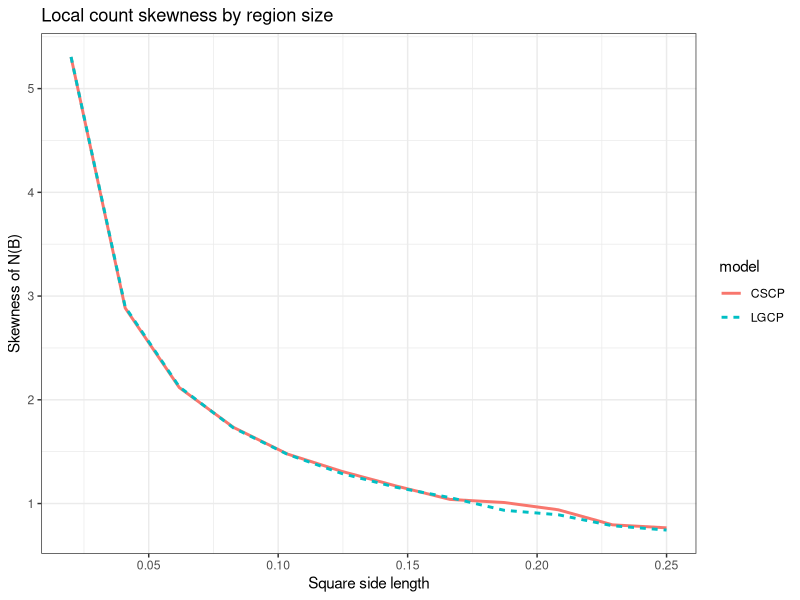

The R source for this figure:
## ---- chunk 1
# Local aggregate moment comparison for LGCP vs shifted CSCP
dist2d <- function(x, y) {
  sqrt((x[1] - y[1])^2 + (x[2] - y[2])^2)
}

sample_square <- function(n, ell) {
  cbind(runif(n, 0, ell), runif(n, 0, ell))
}

# Pair correlation functions
g_lgcp <- function(r, phi, s) {
  exp(log(1 + phi) * exp(-r / s))
}

g_cscp <- function(r, phi, s) {
  1 + phi * exp(-2 * r / s)
}

# Third-order product density ratios g3
g3_lgcp <- function(r12, r13, r23, phi, s) {
  c <- log(1 + phi)
  exp(c * exp(-r12 / s) +
      c * exp(-r13 / s) +
      c * exp(-r23 / s))
}

g3_cscp <- function(r12, r13, r23, phi, s) {
  rho12 <- exp(-r12 / s)
  rho13 <- exp(-r13 / s)
  rho23 <- exp(-r23 / s)

  1 +
    phi * (rho12^2 + rho13^2 + rho23^2) +
    2 * sqrt(2) * phi^(3/2) * rho12 * rho13 * rho23
}

# Monte Carlo moments of A(B)
mc_moments_A <- function(model = c("LGCP", "CSCP"),
                         ell,
                         lambda,
                         phi,
                         s,
                         n_mc = 20000) {
  model <- match.arg(model)

  area <- ell^2

  # First moment
  EA <- lambda * area

  # Second moment via E[g(U,V)]
  UV <- sample_square(2 * n_mc, ell)
  U <- UV[1:n_mc, , drop = FALSE]
  V <- UV[(n_mc + 1):(2 * n_mc), , drop = FALSE]

  rUV <- sqrt((U[,1] - V[,1])^2 + (U[,2] - V[,2])^2)

  g_vals <- if (model == "LGCP") {
    g_lgcp(rUV, phi = phi, s = s)
  } else {
    g_cscp(rUV, phi = phi, s = s)
  }

  EA2 <- lambda^2 * area^2 * mean(g_vals)
  VarA <- EA2 - EA^2

  # Third moment via E[g3(U,V,W)]
  XYZ <- sample_square(3 * n_mc, ell)
  X <- XYZ[1:n_mc, , drop = FALSE]
  Y <- XYZ[(n_mc + 1):(2 * n_mc), , drop = FALSE]
  Z <- XYZ[(2 * n_mc + 1):(3 * n_mc), , drop = FALSE]

  r12 <- sqrt((X[,1] - Y[,1])^2 + (X[,2] - Y[,2])^2)
  r13 <- sqrt((X[,1] - Z[,1])^2 + (X[,2] - Z[,2])^2)
  r23 <- sqrt((Y[,1] - Z[,1])^2 + (Y[,2] - Z[,2])^2)

  g3_vals <- if (model == "LGCP") {
    g3_lgcp(r12, r13, r23, phi = phi, s = s)
  } else {
    g3_cscp(r12, r13, r23, phi = phi, s = s)
  }

  EA3 <- lambda^3 * area^3 * mean(g3_vals)

  list(
    mean_A = EA,
    var_A  = VarA,
    EA2    = EA2,
    EA3    = EA3
  )
}

# Convert aggregate moments to count moments for N(B)
moments_N_from_A <- function(mean_A, var_A, EA2, EA3) {
  # For a Poisson mixture:
  # E[N]   = E[A]
  # E[N^2] = E[A^2] + E[A]
  # E[N^3] = E[A^3] + 3E[A^2] + E[A]

  EN  <- mean_A
  EN2 <- EA2 + mean_A
  EN3 <- EA3 + 3 * EA2 + mean_A

  VarN <- EN2 - EN^2

  mu3 <- EN3 - 3 * EN * EN2 + 2 * EN^3
  skewN <- mu3 / (VarN^(3/2))

  list(
    mean_N = EN,
    var_N = VarN,
    skew_N = skewN
  )
}
## ---- chunk 2
library(dplyr)
library(purrr)
library(ggplot2)

lambda <- 100
phi    <- 1.5
s_cscp <- 0.05
s_lgcp <- 0.68 * s_cscp   # or whatever matched scale you want

ell_grid <- seq(0.02, 0.25, length.out = 12)

out <- map_dfr(ell_grid, function(ell) {
  A_lgcp <- mc_moments_A("LGCP", ell, lambda, phi, s_lgcp, n_mc = 10000)
  A_cscp <- mc_moments_A("CSCP", ell, lambda, phi, s_cscp, n_mc = 10000)

  N_lgcp <- moments_N_from_A(A_lgcp$mean_A, A_lgcp$var_A, A_lgcp$EA2, A_lgcp$EA3)
  N_cscp <- moments_N_from_A(A_cscp$mean_A, A_cscp$var_A, A_cscp$EA2, A_cscp$EA3)

  bind_rows(
    tibble(
      ell = ell,
      model = "LGCP",
      mean_N = N_lgcp$mean_N,
      var_N  = N_lgcp$var_N,
      skew_N = N_lgcp$skew_N
    ),
    tibble(
      ell = ell,
      model = "CSCP",
      mean_N = N_cscp$mean_N,
      var_N  = N_cscp$var_N,
      skew_N = N_cscp$skew_N
    )
  )
})

ggplot(out, aes(x = ell, y = skew_N, linetype = model, colour = model)) +
  geom_line(linewidth = 1) +
  labs(
    x = "Square side length",
    y = "Skewness of N(B)",
    title = "Local count skewness by region size"
  ) +
  theme_bw()
